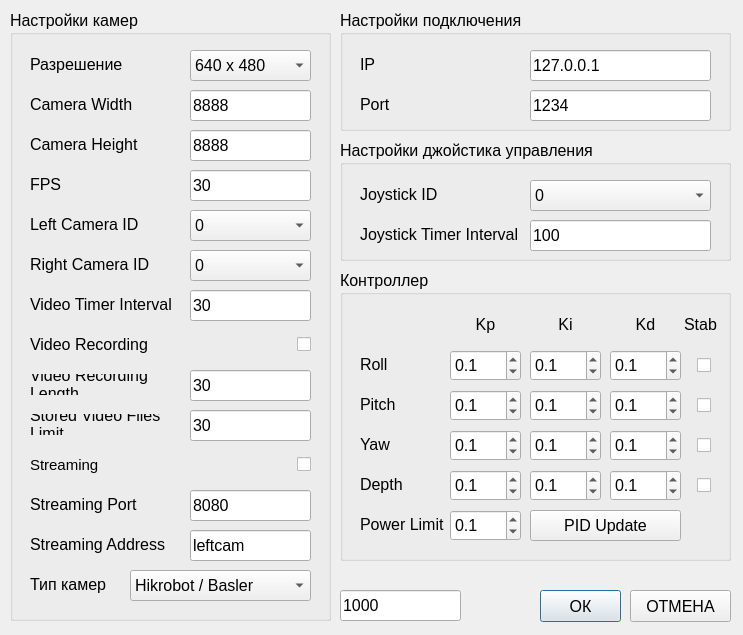
 <widget class="QDialog" name="SettingsWindow">
  <property name="geometry">
   <rect>
    <x>0</x>
    <y>0</y>
    <width>743</width>
    <height>635</height>
   </rect>
  </property>
  <property name="windowTitle">
   <string>Dialog</string>
  </property>
  <widget class="QPushButton" name="pbOK">
   <property name="geometry">
    <rect>
     <x>540</x>
     <y>590</y>
     <width>81</width>
     <height>32</height>
    </rect>
   </property>
   <property name="font">
    <font>
     <pointsize>12</pointsize>
    </font>
   </property>
   <property name="text">
    <string>ОК</string>
   </property>
  </widget>
  <widget class="QPushButton" name="pbCancel">
   <property name="geometry">
    <rect>
     <x>630</x>
     <y>590</y>
     <width>101</width>
     <height>32</height>
    </rect>
   </property>
   <property name="font">
    <font>
     <pointsize>12</pointsize>
    </font>
   </property>
   <property name="text">
    <string>ОТМЕНА</string>
   </property>
  </widget>
  <widget class="QGroupBox" name="gbCameraSettings">
   <property name="geometry">
    <rect>
     <x>10</x>
     <y>10</y>
     <width>321</width>
     <height>611</height>
    </rect>
   </property>
   <property name="font">
    <font>
     <pointsize>12</pointsize>
    </font>
   </property>
   <property name="title">
    <string>Настройки камер</string>
   </property>
   <widget class="QLineEdit" name="leW">
    <property name="geometry">
     <rect>
      <x>180</x>
      <y>80</y>
      <width>121</width>
      <height>31</height>
     </rect>
    </property>
    <property name="text">
     <string>8888</string>
    </property>
   </widget>
   <widget class="QComboBox" name="cbCameraResolution">
    <property name="geometry">
     <rect>
      <x>180</x>
      <y>40</y>
      <width>121</width>
      <height>31</height>
     </rect>
    </property>
    <item>
     <property name="text">
      <string>640 x 480</string>
     </property>
    </item>
    <item>
     <property name="text">
      <string>1280 x 960</string>
     </property>
    </item>
    <item>
     <property name="text">
      <string>1280 x 1024</string>
     </property>
    </item>
    <item>
     <property name="text">
      <string>1440 x 960</string>
     </property>
    </item>
    <item>
     <property name="text">
      <string>1440 x 1080</string>
     </property>
    </item>
    <item>
     <property name="text">
      <string>1920 x 1080</string>
     </property>
    </item>
   </widget>
   <widget class="QLineEdit" name="leH">
    <property name="geometry">
     <rect>
      <x>180</x>
      <y>120</y>
      <width>121</width>
      <height>31</height>
     </rect>
    </property>
    <property name="text">
     <string>8888</string>
    </property>
    <property name="alignment">
     <set>Qt::AlignmentFlag::AlignLeading|Qt::AlignmentFlag::AlignLeft|Qt::AlignmentFlag::AlignVCenter</set>
    </property>
   </widget>
   <widget class="QLabel" name="lbCamera">
    <property name="geometry">
     <rect>
      <x>20</x>
      <y>44</y>
      <width>150</width>
      <height>21</height>
     </rect>
    </property>
    <property name="font">
     <font>
      <pointsize>12</pointsize>
     </font>
    </property>
    <property name="text">
     <string>Разрешение</string>
    </property>
   </widget>
   <widget class="QLabel" name="lbW">
    <property name="geometry">
     <rect>
      <x>20</x>
      <y>84</y>
      <width>150</width>
      <height>21</height>
     </rect>
    </property>
    <property name="font">
     <font>
      <pointsize>12</pointsize>
     </font>
    </property>
    <property name="text">
     <string>Camera Width</string>
    </property>
    <property name="alignment">
     <set>Qt::AlignmentFlag::AlignLeading|Qt::AlignmentFlag::AlignLeft|Qt::AlignmentFlag::AlignVCenter</set>
    </property>
   </widget>
   <widget class="QLabel" name="lbH">
    <property name="geometry">
     <rect>
      <x>20</x>
      <y>124</y>
      <width>150</width>
      <height>21</height>
     </rect>
    </property>
    <property name="font">
     <font>
      <pointsize>12</pointsize>
     </font>
    </property>
    <property name="text">
     <string>Camera Height</string>
    </property>
    <property name="alignment">
     <set>Qt::AlignmentFlag::AlignLeading|Qt::AlignmentFlag::AlignLeft|Qt::AlignmentFlag::AlignVCenter</set>
    </property>
   </widget>
   <widget class="QLineEdit" name="leFPS">
    <property name="geometry">
     <rect>
      <x>180</x>
      <y>160</y>
      <width>121</width>
      <height>31</height>
     </rect>
    </property>
    <property name="text">
     <string>30</string>
    </property>
    <property name="alignment">
     <set>Qt::AlignmentFlag::AlignLeading|Qt::AlignmentFlag::AlignLeft|Qt::AlignmentFlag::AlignVCenter</set>
    </property>
   </widget>
   <widget class="QLabel" name="lbFPS">
    <property name="geometry">
     <rect>
      <x>20</x>
      <y>164</y>
      <width>150</width>
      <height>21</height>
     </rect>
    </property>
    <property name="font">
     <font>
      <pointsize>12</pointsize>
     </font>
    </property>
    <property name="text">
     <string>FPS</string>
    </property>
    <property name="alignment">
     <set>Qt::AlignmentFlag::AlignLeading|Qt::AlignmentFlag::AlignLeft|Qt::AlignmentFlag::AlignVCenter</set>
    </property>
   </widget>
   <widget class="QLabel" name="lbFPS_3">
    <property name="geometry">
     <rect>
      <x>20</x>
      <y>204</y>
      <width>150</width>
      <height>21</height>
     </rect>
    </property>
    <property name="font">
     <font>
      <pointsize>12</pointsize>
     </font>
    </property>
    <property name="text">
     <string>Left Camera ID</string>
    </property>
    <property name="alignment">
     <set>Qt::AlignmentFlag::AlignLeading|Qt::AlignmentFlag::AlignLeft|Qt::AlignmentFlag::AlignVCenter</set>
    </property>
   </widget>
   <widget class="QComboBox" name="cbCameraLeftID">
    <property name="geometry">
     <rect>
      <x>180</x>
      <y>200</y>
      <width>121</width>
      <height>31</height>
     </rect>
    </property>
    <item>
     <property name="text">
      <string>0</string>
     </property>
    </item>
    <item>
     <property name="text">
      <string>1</string>
     </property>
    </item>
    <item>
     <property name="text">
      <string>2</string>
     </property>
    </item>
    <item>
     <property name="text">
      <string>3</string>
     </property>
    </item>
    <item>
     <property name="text">
      <string>4</string>
     </property>
    </item>
    <item>
     <property name="text">
      <string>5</string>
     </property>
    </item>
   </widget>
   <widget class="QLabel" name="lbFPS_4">
    <property name="geometry">
     <rect>
      <x>20</x>
      <y>244</y>
      <width>150</width>
      <height>21</height>
     </rect>
    </property>
    <property name="font">
     <font>
      <pointsize>12</pointsize>
     </font>
    </property>
    <property name="text">
     <string>Right Camera ID</string>
    </property>
    <property name="alignment">
     <set>Qt::AlignmentFlag::AlignLeading|Qt::AlignmentFlag::AlignLeft|Qt::AlignmentFlag::AlignVCenter</set>
    </property>
   </widget>
   <widget class="QComboBox" name="cbCameraRightID">
    <property name="geometry">
     <rect>
      <x>180</x>
      <y>240</y>
      <width>121</width>
      <height>31</height>
     </rect>
    </property>
    <item>
     <property name="text">
      <string>0</string>
     </property>
    </item>
    <item>
     <property name="text">
      <string>1</string>
     </property>
    </item>
    <item>
     <property name="text">
      <string>2</string>
     </property>
    </item>
    <item>
     <property name="text">
      <string>3</string>
     </property>
    </item>
    <item>
     <property name="text">
      <string>4</string>
     </property>
    </item>
    <item>
     <property name="text">
      <string>5</string>
     </property>
    </item>
   </widget>
   <widget class="QLabel" name="lbVideoTimerInterval">
    <property name="geometry">
     <rect>
      <x>20</x>
      <y>284</y>
      <width>150</width>
      <height>21</height>
     </rect>
    </property>
    <property name="font">
     <font>
      <pointsize>12</pointsize>
     </font>
    </property>
    <property name="text">
     <string>Video Timer Interval</string>
    </property>
    <property name="alignment">
     <set>Qt::AlignmentFlag::AlignLeading|Qt::AlignmentFlag::AlignLeft|Qt::AlignmentFlag::AlignVCenter</set>
    </property>
   </widget>
   <widget class="QLineEdit" name="leVideoTimerInterval">
    <property name="geometry">
     <rect>
      <x>180</x>
      <y>280</y>
      <width>121</width>
      <height>31</height>
     </rect>
    </property>
    <property name="text">
     <string>30</string>
    </property>
    <property name="alignment">
     <set>Qt::AlignmentFlag::AlignLeading|Qt::AlignmentFlag::AlignLeft|Qt::AlignmentFlag::AlignVCenter</set>
    </property>
   </widget>
   <widget class="QLabel" name="lbCameraType">
    <property name="geometry">
     <rect>
      <x>20</x>
      <y>564</y>
      <width>101</width>
      <height>21</height>
     </rect>
    </property>
    <property name="font">
     <font>
      <pointsize>12</pointsize>
     </font>
    </property>
    <property name="text">
     <string>Тип камер</string>
    </property>
    <property name="alignment">
     <set>Qt::AlignmentFlag::AlignLeading|Qt::AlignmentFlag::AlignLeft|Qt::AlignmentFlag::AlignVCenter</set>
    </property>
   </widget>
   <widget class="QComboBox" name="cbCameraTypeID">
    <property name="geometry">
     <rect>
      <x>120</x>
      <y>560</y>
      <width>181</width>
      <height>31</height>
     </rect>
    </property>
    <item>
     <property name="text">
      <string>Hikrobot / Basler</string>
     </property>
    </item>
    <item>
     <property name="text">
      <string>WebCamera</string>
     </property>
    </item>
   </widget>
   <widget class="QLabel" name="lbVideoRecording">
    <property name="geometry">
     <rect>
      <x>20</x>
      <y>324</y>
      <width>150</width>
      <height>21</height>
     </rect>
    </property>
    <property name="font">
     <font>
      <pointsize>12</pointsize>
     </font>
    </property>
    <property name="text">
     <string>Video Recording</string>
    </property>
    <property name="alignment">
     <set>Qt::AlignmentFlag::AlignLeading|Qt::AlignmentFlag::AlignLeft|Qt::AlignmentFlag::AlignVCenter</set>
    </property>
   </widget>
   <widget class="QCheckBox" name="cbVideoRecording">
    <property name="geometry">
     <rect>
      <x>180</x>
      <y>320</y>
      <width>121</width>
      <height>28</height>
     </rect>
    </property>
    <property name="layoutDirection">
     <enum>Qt::LayoutDirection::RightToLeft</enum>
    </property>
    <property name="text">
     <string/>
    </property>
   </widget>
   <widget class="QLabel" name="lbVideoRecordingLength">
    <property name="geometry">
     <rect>
      <x>20</x>
      <y>364</y>
      <width>150</width>
      <height>21</height>
     </rect>
    </property>
    <property name="font">
     <font>
      <pointsize>12</pointsize>
     </font>
    </property>
    <property name="text">
     <string>Video Recording Length</string>
    </property>
    <property name="alignment">
     <set>Qt::AlignmentFlag::AlignLeading|Qt::AlignmentFlag::AlignLeft|Qt::AlignmentFlag::AlignVCenter</set>
    </property>
    <property name="wordWrap">
     <bool>true</bool>
    </property>
   </widget>
   <widget class="QLineEdit" name="leVideoRecordingLength">
    <property name="geometry">
     <rect>
      <x>180</x>
      <y>360</y>
      <width>121</width>
      <height>31</height>
     </rect>
    </property>
    <property name="text">
     <string>30</string>
    </property>
    <property name="alignment">
     <set>Qt::AlignmentFlag::AlignLeading|Qt::AlignmentFlag::AlignLeft|Qt::AlignmentFlag::AlignVCenter</set>
    </property>
   </widget>
   <widget class="QLabel" name="lbStoredVideoFilesLimit">
    <property name="geometry">
     <rect>
      <x>20</x>
      <y>404</y>
      <width>150</width>
      <height>21</height>
     </rect>
    </property>
    <property name="font">
     <font>
      <pointsize>12</pointsize>
     </font>
    </property>
    <property name="text">
     <string>Stored Video Files Limit</string>
    </property>
    <property name="alignment">
     <set>Qt::AlignmentFlag::AlignLeading|Qt::AlignmentFlag::AlignLeft|Qt::AlignmentFlag::AlignVCenter</set>
    </property>
    <property name="wordWrap">
     <bool>true</bool>
    </property>
   </widget>
   <widget class="QLineEdit" name="leStoredVideoFilesLimit">
    <property name="geometry">
     <rect>
      <x>180</x>
      <y>400</y>
      <width>121</width>
      <height>31</height>
     </rect>
    </property>
    <property name="text">
     <string>30</string>
    </property>
    <property name="alignment">
     <set>Qt::AlignmentFlag::AlignLeading|Qt::AlignmentFlag::AlignLeft|Qt::AlignmentFlag::AlignVCenter</set>
    </property>
   </widget>
   <widget class="QCheckBox" name="cbLeftCameraStreaming">
    <property name="geometry">
     <rect>
      <x>210</x>
      <y>440</y>
      <width>91</width>
      <height>28</height>
     </rect>
    </property>
    <property name="layoutDirection">
     <enum>Qt::LayoutDirection::RightToLeft</enum>
    </property>
    <property name="text">
     <string/>
    </property>
   </widget>
   <widget class="QLabel" name="lbLeftCameraStreamingPort">
    <property name="geometry">
     <rect>
      <x>20</x>
      <y>484</y>
      <width>141</width>
      <height>21</height>
     </rect>
    </property>
    <property name="font">
     <font>
      <pointsize>12</pointsize>
     </font>
    </property>
    <property name="text">
     <string>Streaming Port</string>
    </property>
    <property name="alignment">
     <set>Qt::AlignmentFlag::AlignLeading|Qt::AlignmentFlag::AlignLeft|Qt::AlignmentFlag::AlignVCenter</set>
    </property>
    <property name="wordWrap">
     <bool>true</bool>
    </property>
   </widget>
   <widget class="QLabel" name="lbLeftCameraStreaming">
    <property name="geometry">
     <rect>
      <x>20</x>
      <y>444</y>
      <width>161</width>
      <height>21</height>
     </rect>
    </property>
    <property name="font">
     <font>
      <pointsize>11</pointsize>
     </font>
    </property>
    <property name="text">
     <string>Streaming</string>
    </property>
    <property name="alignment">
     <set>Qt::AlignmentFlag::AlignLeading|Qt::AlignmentFlag::AlignLeft|Qt::AlignmentFlag::AlignVCenter</set>
    </property>
   </widget>
   <widget class="QLineEdit" name="leLeftCameraStreamingPort">
    <property name="geometry">
     <rect>
      <x>180</x>
      <y>480</y>
      <width>121</width>
      <height>31</height>
     </rect>
    </property>
    <property name="text">
     <string>8080</string>
    </property>
    <property name="alignment">
     <set>Qt::AlignmentFlag::AlignLeading|Qt::AlignmentFlag::AlignLeft|Qt::AlignmentFlag::AlignVCenter</set>
    </property>
   </widget>
   <widget class="QLineEdit" name="leLeftCameraStreamingAddress">
    <property name="geometry">
     <rect>
      <x>180</x>
      <y>520</y>
      <width>121</width>
      <height>31</height>
     </rect>
    </property>
    <property name="text">
     <string>leftcam</string>
    </property>
    <property name="alignment">
     <set>Qt::AlignmentFlag::AlignLeading|Qt::AlignmentFlag::AlignLeft|Qt::AlignmentFlag::AlignVCenter</set>
    </property>
   </widget>
   <widget class="QLabel" name="lbLeftCameraStreamingAddress">
    <property name="geometry">
     <rect>
      <x>20</x>
      <y>524</y>
      <width>141</width>
      <height>21</height>
     </rect>
    </property>
    <property name="font">
     <font>
      <pointsize>12</pointsize>
     </font>
    </property>
    <property name="text">
     <string>Streaming Address</string>
    </property>
    <property name="alignment">
     <set>Qt::AlignmentFlag::AlignLeading|Qt::AlignmentFlag::AlignLeft|Qt::AlignmentFlag::AlignVCenter</set>
    </property>
    <property name="wordWrap">
     <bool>true</bool>
    </property>
   </widget>
  </widget>
  <widget class="QGroupBox" name="gbCameraSettings_2">
   <property name="geometry">
    <rect>
     <x>340</x>
     <y>140</y>
     <width>391</width>
     <height>121</height>
    </rect>
   </property>
   <property name="font">
    <font>
     <pointsize>12</pointsize>
    </font>
   </property>
   <property name="title">
    <string>Настройки джойстика управления</string>
   </property>
   <widget class="QLineEdit" name="leJoystickTimerInterval">
    <property name="geometry">
     <rect>
      <x>190</x>
      <y>80</y>
      <width>181</width>
      <height>31</height>
     </rect>
    </property>
    <property name="text">
     <string>100</string>
    </property>
   </widget>
   <widget class="QComboBox" name="cbJoystickID">
    <property name="geometry">
     <rect>
      <x>190</x>
      <y>40</y>
      <width>181</width>
      <height>31</height>
     </rect>
    </property>
    <item>
     <property name="text">
      <string>0</string>
     </property>
    </item>
    <item>
     <property name="text">
      <string>1</string>
     </property>
    </item>
    <item>
     <property name="text">
      <string>2</string>
     </property>
    </item>
   </widget>
   <widget class="QLabel" name="lbJoystickID">
    <property name="geometry">
     <rect>
      <x>20</x>
      <y>44</y>
      <width>150</width>
      <height>21</height>
     </rect>
    </property>
    <property name="font">
     <font>
      <pointsize>12</pointsize>
     </font>
    </property>
    <property name="text">
     <string>Joystick ID</string>
    </property>
   </widget>
   <widget class="QLabel" name="lbJoystickTimerInterval">
    <property name="geometry">
     <rect>
      <x>20</x>
      <y>84</y>
      <width>161</width>
      <height>21</height>
     </rect>
    </property>
    <property name="font">
     <font>
      <pointsize>12</pointsize>
     </font>
    </property>
    <property name="text">
     <string>Joystick Timer Interval</string>
    </property>
    <property name="alignment">
     <set>Qt::AlignmentFlag::AlignLeading|Qt::AlignmentFlag::AlignLeft|Qt::AlignmentFlag::AlignVCenter</set>
    </property>
   </widget>
  </widget>
  <widget class="QGroupBox" name="gbPID">
   <property name="geometry">
    <rect>
     <x>340</x>
     <y>270</y>
     <width>391</width>
     <height>291</height>
    </rect>
   </property>
   <property name="font">
    <font>
     <pointsize>12</pointsize>
    </font>
   </property>
   <property name="title">
    <string>Контроллер</string>
   </property>
   <widget class="QLabel" name="lbPowerLimit">
    <property name="geometry">
     <rect>
      <x>20</x>
      <y>244</y>
      <width>91</width>
      <height>21</height>
     </rect>
    </property>
    <property name="font">
     <font>
      <pointsize>12</pointsize>
     </font>
    </property>
    <property name="text">
     <string>Power Limit</string>
    </property>
   </widget>
   <widget class="QLabel" name="lbRollPID">
    <property name="geometry">
     <rect>
      <x>20</x>
      <y>84</y>
      <width>71</width>
      <height>21</height>
     </rect>
    </property>
    <property name="font">
     <font>
      <pointsize>12</pointsize>
     </font>
    </property>
    <property name="text">
     <string>Roll</string>
    </property>
   </widget>
   <widget class="QLabel" name="lbPitchPID">
    <property name="geometry">
     <rect>
      <x>20</x>
      <y>124</y>
      <width>71</width>
      <height>21</height>
     </rect>
    </property>
    <property name="font">
     <font>
      <pointsize>12</pointsize>
     </font>
    </property>
    <property name="text">
     <string>Pitch</string>
    </property>
   </widget>
   <widget class="QLabel" name="lbYawPID">
    <property name="geometry">
     <rect>
      <x>20</x>
      <y>164</y>
      <width>71</width>
      <height>21</height>
     </rect>
    </property>
    <property name="font">
     <font>
      <pointsize>12</pointsize>
     </font>
    </property>
    <property name="text">
     <string>Yaw</string>
    </property>
   </widget>
   <widget class="QDoubleSpinBox" name="sbPowerLimit">
    <property name="geometry">
     <rect>
      <x>110</x>
      <y>240</y>
      <width>71</width>
      <height>31</height>
     </rect>
    </property>
    <property name="decimals">
     <number>1</number>
    </property>
    <property name="maximum">
     <double>10000.000000000000000</double>
    </property>
    <property name="singleStep">
     <double>0.100000000000000</double>
    </property>
    <property name="value">
     <double>0.100000000000000</double>
    </property>
   </widget>
   <widget class="QLabel" name="lbKp">
    <property name="geometry">
     <rect>
      <x>110</x>
      <y>44</y>
      <width>71</width>
      <height>21</height>
     </rect>
    </property>
    <property name="font">
     <font>
      <pointsize>12</pointsize>
     </font>
    </property>
    <property name="text">
     <string>Kp</string>
    </property>
    <property name="alignment">
     <set>Qt::AlignmentFlag::AlignCenter</set>
    </property>
   </widget>
   <widget class="QLabel" name="lbKi">
    <property name="geometry">
     <rect>
      <x>190</x>
      <y>44</y>
      <width>71</width>
      <height>21</height>
     </rect>
    </property>
    <property name="font">
     <font>
      <pointsize>12</pointsize>
     </font>
    </property>
    <property name="text">
     <string>Ki</string>
    </property>
    <property name="alignment">
     <set>Qt::AlignmentFlag::AlignCenter</set>
    </property>
   </widget>
   <widget class="QLabel" name="lbKd">
    <property name="geometry">
     <rect>
      <x>270</x>
      <y>44</y>
      <width>71</width>
      <height>21</height>
     </rect>
    </property>
    <property name="font">
     <font>
      <pointsize>12</pointsize>
     </font>
    </property>
    <property name="text">
     <string>Kd</string>
    </property>
    <property name="alignment">
     <set>Qt::AlignmentFlag::AlignCenter</set>
    </property>
   </widget>
   <widget class="QDoubleSpinBox" name="sbRollKp">
    <property name="geometry">
     <rect>
      <x>110</x>
      <y>80</y>
      <width>71</width>
      <height>31</height>
     </rect>
    </property>
    <property name="decimals">
     <number>1</number>
    </property>
    <property name="maximum">
     <double>10000.000000000000000</double>
    </property>
    <property name="singleStep">
     <double>0.100000000000000</double>
    </property>
    <property name="value">
     <double>0.100000000000000</double>
    </property>
   </widget>
   <widget class="QDoubleSpinBox" name="sbPitchKp">
    <property name="geometry">
     <rect>
      <x>110</x>
      <y>120</y>
      <width>71</width>
      <height>31</height>
     </rect>
    </property>
    <property name="decimals">
     <number>1</number>
    </property>
    <property name="maximum">
     <double>10000.000000000000000</double>
    </property>
    <property name="singleStep">
     <double>0.100000000000000</double>
    </property>
    <property name="value">
     <double>0.100000000000000</double>
    </property>
   </widget>
   <widget class="QDoubleSpinBox" name="sbYawKp">
    <property name="geometry">
     <rect>
      <x>110</x>
      <y>160</y>
      <width>71</width>
      <height>31</height>
     </rect>
    </property>
    <property name="decimals">
     <number>1</number>
    </property>
    <property name="maximum">
     <double>10000.000000000000000</double>
    </property>
    <property name="singleStep">
     <double>0.100000000000000</double>
    </property>
    <property name="value">
     <double>0.100000000000000</double>
    </property>
   </widget>
   <widget class="QDoubleSpinBox" name="sbRollKi">
    <property name="geometry">
     <rect>
      <x>190</x>
      <y>80</y>
      <width>71</width>
      <height>31</height>
     </rect>
    </property>
    <property name="decimals">
     <number>1</number>
    </property>
    <property name="maximum">
     <double>10000.000000000000000</double>
    </property>
    <property name="singleStep">
     <double>0.100000000000000</double>
    </property>
    <property name="value">
     <double>0.100000000000000</double>
    </property>
   </widget>
   <widget class="QDoubleSpinBox" name="sbPitchKi">
    <property name="geometry">
     <rect>
      <x>190</x>
      <y>120</y>
      <width>71</width>
      <height>31</height>
     </rect>
    </property>
    <property name="decimals">
     <number>1</number>
    </property>
    <property name="maximum">
     <double>10000.000000000000000</double>
    </property>
    <property name="singleStep">
     <double>0.100000000000000</double>
    </property>
    <property name="value">
     <double>0.100000000000000</double>
    </property>
   </widget>
   <widget class="QDoubleSpinBox" name="sbYawKi">
    <property name="geometry">
     <rect>
      <x>190</x>
      <y>160</y>
      <width>71</width>
      <height>31</height>
     </rect>
    </property>
    <property name="decimals">
     <number>1</number>
    </property>
    <property name="maximum">
     <double>10000.000000000000000</double>
    </property>
    <property name="singleStep">
     <double>0.100000000000000</double>
    </property>
    <property name="value">
     <double>0.100000000000000</double>
    </property>
   </widget>
   <widget class="QDoubleSpinBox" name="sbRollKd">
    <property name="geometry">
     <rect>
      <x>270</x>
      <y>80</y>
      <width>71</width>
      <height>31</height>
     </rect>
    </property>
    <property name="decimals">
     <number>1</number>
    </property>
    <property name="maximum">
     <double>10000.000000000000000</double>
    </property>
    <property name="singleStep">
     <double>0.100000000000000</double>
    </property>
    <property name="value">
     <double>0.100000000000000</double>
    </property>
   </widget>
   <widget class="QDoubleSpinBox" name="sbPitchKd">
    <property name="geometry">
     <rect>
      <x>270</x>
      <y>120</y>
      <width>71</width>
      <height>31</height>
     </rect>
    </property>
    <property name="decimals">
     <number>1</number>
    </property>
    <property name="maximum">
     <double>10000.000000000000000</double>
    </property>
    <property name="singleStep">
     <double>0.100000000000000</double>
    </property>
    <property name="value">
     <double>0.100000000000000</double>
    </property>
   </widget>
   <widget class="QDoubleSpinBox" name="sbYawKd">
    <property name="geometry">
     <rect>
      <x>270</x>
      <y>160</y>
      <width>71</width>
      <height>31</height>
     </rect>
    </property>
    <property name="decimals">
     <number>1</number>
    </property>
    <property name="maximum">
     <double>10000.000000000000000</double>
    </property>
    <property name="singleStep">
     <double>0.100000000000000</double>
    </property>
    <property name="value">
     <double>0.100000000000000</double>
    </property>
   </widget>
   <widget class="QCheckBox" name="cbRollStab">
    <property name="geometry">
     <rect>
      <x>350</x>
      <y>80</y>
      <width>21</width>
      <height>31</height>
     </rect>
    </property>
    <property name="layoutDirection">
     <enum>Qt::LayoutDirection::RightToLeft</enum>
    </property>
    <property name="text">
     <string/>
    </property>
   </widget>
   <widget class="QDoubleSpinBox" name="sbDepthKp">
    <property name="geometry">
     <rect>
      <x>110</x>
      <y>200</y>
      <width>71</width>
      <height>31</height>
     </rect>
    </property>
    <property name="decimals">
     <number>1</number>
    </property>
    <property name="maximum">
     <double>10000.000000000000000</double>
    </property>
    <property name="singleStep">
     <double>0.100000000000000</double>
    </property>
    <property name="value">
     <double>0.100000000000000</double>
    </property>
   </widget>
   <widget class="QLabel" name="lbDepthPID">
    <property name="geometry">
     <rect>
      <x>20</x>
      <y>204</y>
      <width>71</width>
      <height>21</height>
     </rect>
    </property>
    <property name="font">
     <font>
      <pointsize>12</pointsize>
     </font>
    </property>
    <property name="text">
     <string>Depth</string>
    </property>
   </widget>
   <widget class="QDoubleSpinBox" name="sbDepthKi">
    <property name="geometry">
     <rect>
      <x>190</x>
      <y>200</y>
      <width>71</width>
      <height>31</height>
     </rect>
    </property>
    <property name="decimals">
     <number>1</number>
    </property>
    <property name="maximum">
     <double>10000.000000000000000</double>
    </property>
    <property name="singleStep">
     <double>0.100000000000000</double>
    </property>
    <property name="value">
     <double>0.100000000000000</double>
    </property>
   </widget>
   <widget class="QDoubleSpinBox" name="sbDepthKd">
    <property name="geometry">
     <rect>
      <x>270</x>
      <y>200</y>
      <width>71</width>
      <height>31</height>
     </rect>
    </property>
    <property name="decimals">
     <number>1</number>
    </property>
    <property name="maximum">
     <double>10000.000000000000000</double>
    </property>
    <property name="singleStep">
     <double>0.100000000000000</double>
    </property>
    <property name="value">
     <double>0.100000000000000</double>
    </property>
   </widget>
   <widget class="QCheckBox" name="cbPitchStab">
    <property name="geometry">
     <rect>
      <x>350</x>
      <y>120</y>
      <width>21</width>
      <height>31</height>
     </rect>
    </property>
    <property name="layoutDirection">
     <enum>Qt::LayoutDirection::RightToLeft</enum>
    </property>
    <property name="text">
     <string/>
    </property>
   </widget>
   <widget class="QCheckBox" name="cbYawStab">
    <property name="geometry">
     <rect>
      <x>350</x>
      <y>160</y>
      <width>21</width>
      <height>31</height>
     </rect>
    </property>
    <property name="layoutDirection">
     <enum>Qt::LayoutDirection::RightToLeft</enum>
    </property>
    <property name="text">
     <string/>
    </property>
   </widget>
   <widget class="QCheckBox" name="cbDepthStab">
    <property name="geometry">
     <rect>
      <x>350</x>
      <y>200</y>
      <width>21</width>
      <height>31</height>
     </rect>
    </property>
    <property name="layoutDirection">
     <enum>Qt::LayoutDirection::RightToLeft</enum>
    </property>
    <property name="text">
     <string/>
    </property>
   </widget>
   <widget class="QLabel" name="lbStabilization">
    <property name="geometry">
     <rect>
      <x>340</x>
      <y>44</y>
      <width>41</width>
      <height>21</height>
     </rect>
    </property>
    <property name="font">
     <font>
      <pointsize>12</pointsize>
     </font>
    </property>
    <property name="text">
     <string>Stab</string>
    </property>
    <property name="alignment">
     <set>Qt::AlignmentFlag::AlignCenter</set>
    </property>
   </widget>
   <widget class="QPushButton" name="pbPIDUpdate">
    <property name="geometry">
     <rect>
      <x>190</x>
      <y>240</y>
      <width>151</width>
      <height>31</height>
     </rect>
    </property>
    <property name="text">
     <string>PID Update</string>
    </property>
   </widget>
  </widget>
  <widget class="QGroupBox" name="gbConnectionSettings">
   <property name="geometry">
    <rect>
     <x>340</x>
     <y>10</y>
     <width>391</width>
     <height>121</height>
    </rect>
   </property>
   <property name="font">
    <font>
     <pointsize>12</pointsize>
    </font>
   </property>
   <property name="title">
    <string>Настройки подключения</string>
   </property>
   <widget class="QLabel" name="lbConnectionIP">
    <property name="geometry">
     <rect>
      <x>20</x>
      <y>44</y>
      <width>150</width>
      <height>21</height>
     </rect>
    </property>
    <property name="font">
     <font>
      <pointsize>12</pointsize>
     </font>
    </property>
    <property name="text">
     <string>IP</string>
    </property>
   </widget>
   <widget class="QLabel" name="lbConnectionPort">
    <property name="geometry">
     <rect>
      <x>20</x>
      <y>84</y>
      <width>161</width>
      <height>21</height>
     </rect>
    </property>
    <property name="font">
     <font>
      <pointsize>12</pointsize>
     </font>
    </property>
    <property name="text">
     <string>Port</string>
    </property>
    <property name="alignment">
     <set>Qt::AlignmentFlag::AlignLeading|Qt::AlignmentFlag::AlignLeft|Qt::AlignmentFlag::AlignVCenter</set>
    </property>
   </widget>
   <widget class="QLineEdit" name="leIP">
    <property name="geometry">
     <rect>
      <x>190</x>
      <y>40</y>
      <width>181</width>
      <height>31</height>
     </rect>
    </property>
    <property name="font">
     <font>
      <pointsize>12</pointsize>
     </font>
    </property>
    <property name="text">
     <string>127.0.0.1</string>
    </property>
   </widget>
   <widget class="QLineEdit" name="lePort">
    <property name="geometry">
     <rect>
      <x>190</x>
      <y>80</y>
      <width>181</width>
      <height>31</height>
     </rect>
    </property>
    <property name="font">
     <font>
      <pointsize>12</pointsize>
     </font>
    </property>
    <property name="text">
     <string>1234</string>
    </property>
   </widget>
  </widget>
  <widget class="QLineEdit" name="leMVSTimeout">
   <property name="geometry">
    <rect>
     <x>340</x>
     <y>590</y>
     <width>121</width>
     <height>31</height>
    </rect>
   </property>
   <property name="font">
    <font>
     <pointsize>12</pointsize>
    </font>
   </property>
   <property name="text">
    <string>1000</string>
   </property>
   <property name="alignment">
    <set>Qt::AlignmentFlag::AlignLeading|Qt::AlignmentFlag::AlignLeft|Qt::AlignmentFlag::AlignVCenter</set>
   </property>
  </widget>
 </widget>
